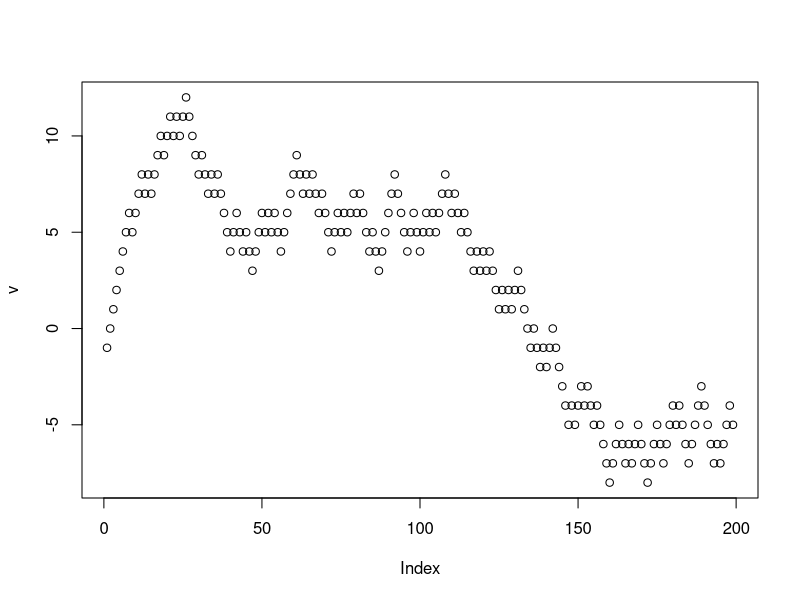
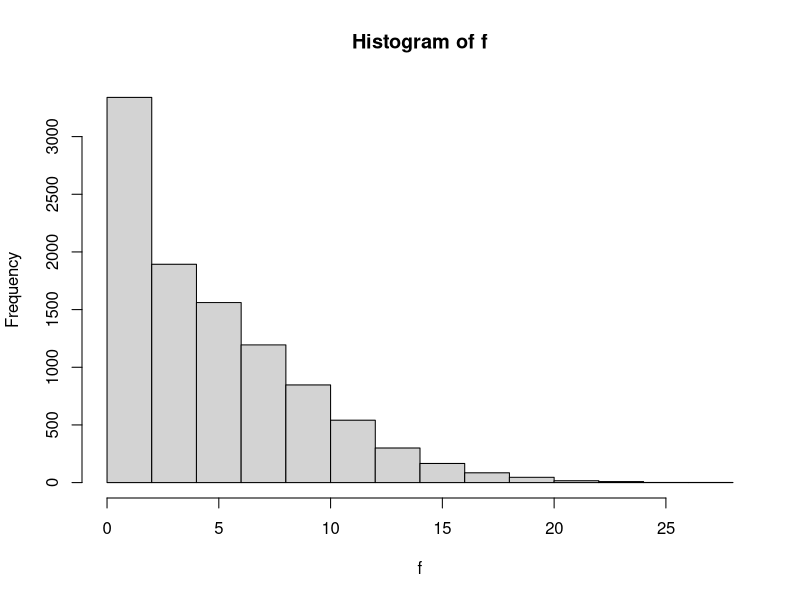

Source code (R) for these figures, in order: (Note: this script raises an error after producing the figures.)

# Q1 - Implemente uma função que calcula a probabilidade de haver r mudanças de sinal
# em 2n + 1 unidades de tempo.

q1 = function(n,r){
     resp = choose(2*n+1 , n+r+1)/(2^(2*n))
     # sendo choose uma funcao matematica relaconada
     # as funcoes beta e gamma; 
     cat(resp)
}
q1(1,1)

# Q2 - Implemente uma função que calcula a probabilidade do máximo de uma passeio
# aleatório de n passos ser r.

q2 = function(n,r){
     if(n < r){stop("n deve ser maior ou igual a r")}
     if((n+r)%%2 == 0){
     resp = choose(n, (n+r)/2)/(2^n)
     }else{
     resp = choose(n, (n+r+1)/2)/(2^n)
     }
     cat(resp)
}
q2(2,0)

# Q3 - Construa 10.000 replicações de um passeio aleatório de 199 passos, e guarde, para
# cada replicação, o número de trocas de sinal, o máximo atingido por cada passeio
# e o nímero de lados que o passeio ficou acima do eixo.

q3 = function(n,r){
     f  = c(NULL)
     c  = c(NULL)
     b  = c(NULL)
     for(i in 1:r){     
     # rodando os 1000 passeios
         a  = 0         
         # zerando para a contagem do proximo Passeio
         d  = 0         
         # zerando para a contagem do proximo Passeio
         v  = c(NULL)
         Sn = 0 
     for(j in 1:n){    
     # rodando Passeio de 199 passos
         m = runif(1)          
         # criando o passeio
         if(m < 0.5){Sn = Sn + 1}else{Sn = Sn - 1}
            v[j] = Sn
         if(j > 2){                                                           
         # um Passeio so pode mudar de sinal depois do 2 momento;
            if(v[j - 2] > 0 & v[j] < 0 || v[j - 2] < 0 & v[j] > 0){a = a + 1} 
            # contando o numero de troca de sinal de cada passeio;  
         }
         if(Sn > 0){d = d + 1}     
         # contando o numero de lados acima do eixo x de cada passeio
     }                                
       f[i] = a                 
       # armazenando o numero de troca de sinal de cada passeio         
       b[i] = max(v)            
       # armazenando o maior valor de cada passeio 
       c[i] = d                 
       # armazenando o numero de lados acima do eixo x   
     }
     cat("\nNumero de troca de sinais de cada Passeio:",f)
     cat("\n")
     cat("\nO maior valor de cada Passeio:",b)
     cat("\n")
     cat("\nO numero de lados de acima do eixo x de cada passeio:",c)
     plot(v)
}

q3(199,3)

# A - Construa um histograma com o número de trocas de sinal das 10.000 replicações.

q3a = function(n,r){
  f  = c(NULL)
  c  = c(NULL)
  b  = c(NULL)
  for(i in 1:r){    
    # rodando os 1000 passeios
    a = 0           
    # zerando para a contagem do proximo Passeio
    d = 0           
    # zerando para a contagem do proximo Passeio
    v = c(NULL)     
    # limpando o vetor v para armazenar o proximo Passeio
    Sn = 0          
    # zerando para a contagem do Sn do proximo Passeio
    for(j in 1:n){          
    # rodando Passeio de 199 passos
      m = runif(1)          
      # criando o passeio
      if(m < 0.5){Sn = Sn + 1}else{Sn = Sn - 1}
      v[j] = Sn
      if(j > 2){                                                           
      # um Passeio so pode mudar de sinal depois do 2 momento;
        if(v[j - 2] > 0 & v[j] < 0 || v[j - 2] < 0 & v[j] > 0){a = a + 1}  
        # contando o numero de troca de sinal de cada passeio;  
      }
      if(Sn > 0){d = d + 1}     
      # contando o numero de lados acima do eixo x de cada passeio
    }                                
    f[i] = a                    
    # armazenando o numero de troca de sinal de cada passeio         
    b[i] = max(v)               
    # armazenando o maior valor de cada passeio 
    c[i] = d                    
    # armazenando o n?mero de lados acima do eixo x   
  }
  cat("\nNumero de troca de sinais de cada Passeio:",f)
  cat("\n")
  cat("\nO maior valor de cada Passeio:",b)
  cat("\n")
  cat("\nO numero de lados de acima do eixo x de cada passeio:",c)
  hist(f)
}

q3a(199,10000)

# B

v1 = c(q1(199,1),q1(199,2),q1(199,3),q1(199,4),q1(199,5),
      q1(199,10),q1(199,20),q1(199,30),q1(199,40))
v2 = 
  
table(v1,v2)  
  
# C
q3c = function(n,r){
  f  = c(NULL)
  c  = c(NULL)
  b  = c(NULL)
  for(i in 1:r){    
  # rodando os 1000 passeios
    a = 0           
    # zerando para a contagem do proximo Passeio
    d = 0           
    # zerando para a contagem do proximo Passeio
    v = c(NULL)     
    # limpando o vetor v para armazenar o proximo Passeio
    Sn = 0          
    # zerando para a contagem do Sn do proximo Passeio
    for(j in 1:n){          
    # rodando Passeio de 199 passos
      m = runif(1)          
      # criando o passeio
      if(m < 0.5){Sn = Sn + 1}else{Sn = Sn - 1}
      v[j] = Sn
      if(j > 2){                                                           
      # um Passeio so pode mudar de sinal depois do 2 momento;
        if(v[j - 2] > 0 & v[j] < 0 || v[j - 2] < 0 & v[j] > 0){a = a + 1}  
        # contando o numero de troca de sinal de cada passeio;  
      }
      if(Sn > 0){d = d + 1}     
      # contando o numero de lados acima do eixo x de cada passeio
    }                                
    f[i] = a                    
    # armazenando o numero de troca de sinal de cada passeio         
    b[i] = max(v)               
    # armazenando o maior valor de cada passeio 
    c[i] = d                    
    # armazenando o n?mero de lados acima do eixo x   
  }
  cat("\nNumero de troca de sinais de cada Passeio:",f)
  cat("\n")
  cat("\nO maior valor de cada Passeio:",b)
  cat("\n")
  cat("\nO numero de lados de acima do eixo x de cada passeio:",c)
  hist(b)
}
q3c(199,1000)
  
# D 
w1 = c(q2(199,1),q2(199,2),q2(199,3),q2(199,4),q2(199,5),
       q2(199,10),q2(199,15),q2(199,20),q2(199,50),q2(199,100))

w2 = c()

# E 
q3e = function(n,r){
  f  = c(NULL)
  c  = c(NULL)
  b  = c(NULL)
  for(i in 1:r){    
  # rodando os 1000 passeios
    a = 0           
    # zerando para a contagem do proximo Passeio
    d = 0           
    # zerando para a contagem do proximo Passeio
    v = c(NULL)     
    # limpando o vetor v para armazenar o proximo Passeio
    Sn = 0          
    # zerando para a contagem do Sn do proximo Passeio
    for(j in 1:n){          
    # rodando Passeio de 199 passos
      m = runif(1)          
      # criando o passeio
      if(m < 0.5){Sn = Sn + 1}else{Sn = Sn - 1}
      v[j] = Sn
      if(j > 2){                                                           
      # um Passeio so pode mudar de sinal depois do 2 momento;
        if(v[j - 2] > 0 & v[j] < 0 || v[j - 2] < 0 & v[j] > 0){a = a + 1}  
        # contando o numero de troca de sinal de cada passeio;  
      }
      if(Sn > 0){d = d + 1}     
      # contando o numero de lados acima do eixo x de cada passeio
    }                                
    f[i] = a                    
    # armazenando o numero de troca de sinal de cada passeio         
    b[i] = max(v)               
    # armazenando o maior valor de cada passeio 
    c[i] = d                    
    # armazenando o numero de lados acima do eixo x   
  }
  cat("\nNumero de troca de sinais de cada Passeio:",f)
  cat("\n")
  cat("\nO maior valor de cada Passeio:",b)
  cat("\n")
  cat("\nO numero de lados de acima do eixo x de cada passeio:",c)
  hist(c)
}
q3e(199,1000)

# 4 - funcao  q constroi um P.A. em Z2, com n passos.
#     A fucao de ve retornar um grafico e o estado final; 

Q4 = function(n){
     x = 0
     y = 0
     v = c(NULL)
     z = c(NULL)
     v[1] = 0
     z[1] = 0
     for(i in 2:n){                       
     # começa com 2. pois o primeiro momento já esta em (0,0)
         m = runif(1)
         if(m<0.5){                       
         # se m < 0.5, se move na horizontal
            m=runif(1)                     
            if(m<0.5){x=x+1}else{x=x-1}   
            # se m < 0.5, se move para direita, senão, para a esquerda 
            v[i] = x
            if(i == 1){z[i] = 0}else      
            # a coordenada vertical se mantém
                      {z[i] = z[i-1]}
            }else{                        
            # se m > 0.5, se move na vertical 
            m=runif(1)  
            if(m<0.5){y=y+1}else{y=y-1}   
            # se m < 0.5, se move para cima, senão, para baixo
            z[i] = y
            if(i == 1){v[i] = 0}else      
            # a coordenada horizontal se mantém
                      {v[i] = v[i-1]}
     }}
     plot(v,z, type = "l")                
     # plotando o gráfico em linhas
}

Q4(1000)

# 5 - funcao que controi n replicacoes de um P.A. de n passos em Z2;
#     retorna um hisograma com a distancia de Sn a origem

Q5 = function(n,r){
     x  = 0
     y  = 0
     v  = c(NULL)
     z  = c(NULL)
     Sn = c(NULL)
     v[1]  = 0                      
     # similar ao passeio anterior
     z[1]  = 0
     for(j in 1:r){
     for(i in 2:n){
         m = runif(1)
         if(m<0.5){
         m=runif(1)
         if(m<0.5){x=x+1}else{x=x-1}
         v[i] = x
         if(i == 1){z[i] = 0}else
                   {z[i] = z[i-1]}
         }else{
         m=runif(1)  
         if(m<0.5){y=y+1}else{y=y-1} 
         z[i] = y
         if(i == 1){v[i] = 0}else
                   {v[i] = v[i-1]}
      }}
     Sn[j] = sqrt((v[n])^2) + sqrt((z[n])^2)   
     }
     hist(Sn)
}
Q5(1000,100)

# 6 - graf. estrela ate repetir um viz

q6 = function(r,n){
     m = c(NULL)     
     # vetor que contera os valores de runif;
     s = c(NULL)     
     # vetor que contera o maior valor de cada instervalo;
     c = c(NULL)
     for (i in 1:r){s[i] = i/r}
     for(j in 1:n){
     f = rep(0,r)     
     # vetor que contera os intervalos ao qual cada runif pertence;    
     for(i in 1:r){
         m[i] = runif(1)
         if(m[i]<0.5){f[i] = f[i] + 1}
         if(f[i] == 2)break}
     c[j] = sum(f)
     }                      
     # obs: os intervalos sao como os amigos e runif sao como as visitas;
      hist(c)
      cat("\nVetor com o maior valor de cada intervalo:",s)
      cat("\nVetor com os vizinhos que foram visitados:",f)
}

q6(3,1000)
q6(5,1000)
q6(10,1000)
q6(20,1000)
q6(100,1000)


# 7 - graf. estrela ata atingir tds os viz:

q7 = function(r,n){
     m = c(NULL)     
     # vetor que contera os valores de runif;
     s = c(NULL)     
     # vetor que contera o maior valor de cada instervalo;
     c = c(NULL)
     for (i in 1:r){
          s[i] = i/r
     }
     for(j in 1:n){
     f = rep(0,r)     
     # vetor que contera os intervalos ao qual cada runif pertence;    
     d = 1
     repeat{
         m[d] = runif(1)
         if(m[d] < .5){f[d] = f[d] + 1}
         if(f[d] == 2){f[d] = 1}
         d = d + 1
         if(sum(f) == r){break}}
     c[j] = sum(f)
     }                      
     # obs: os intervalos sao como os amigos e runif sao como as visitas;
      hist(c)
      cat("\nVetor com o maior valor de cada intervalo:",s)
#     cat("\nVetor com os vizinhos que foram visitados:",f)
}
q7(3,1000)
q7(5,1000)
q7(10,1000)
q7(20,1000)
q7(100,1000)

# 8 - P.A. circular:
q8 = function(r,n,p){
     c = 1                               
     # começando no primeiro vizinho (vizinho 1)
     f = rep(0,r)                        
     # vetor para guardar os vizinhos visitados
     for(i in 1:n){
         m = runif(1)
         if(m<p){c = c + 1}else{c = c - 1}    
         # pulando de vizinho em vizinho
         if(c > r){c = 1}                     
         # se maior que r, volta pro primeiro vizinho
         if(c == 0){c = r}                    
         # se menor que 1, vai para o último vizinho
         f[c] = f[c] + 1                      
         # avisando que tal vizinho foi vizitado
         if(f[c] == 2){f[c] = 1}              
         # anulando as segundas visitas
     }
     cat(sum(f))    
     # retornando o número de vizinhos visitados; (onde f[i] = 1)
}

q8(10,10,0.5)

# 9 - P.A. Ruína do Jogador
q9 = function(i,r,p){
     v = c(NULL)
     j = 1
     repeat{
           m = runif(1)
           if(m<p){i = i +1}else{i = i -1}   
           # se o jogador ganha ou perde
           v[j] = i                          
           # armazenando a informação
           j = j + 1                         
           # proseguindo com o passeio
           if(i == 0 || i == r)break         
           # se atingir 0 ou r, o jogador para;
           }
     cat("Sn:",i)
     plot(v)
}
q9(5,10,0.5)

# 10 - 1000 replicações da Ruína do Jogador

q10 = function(i,r,p,n){
     v = c(NULL)
     w = c(NULL)            
     j = 1
     q = 1
     for(g in 1:n){                  
     # similar ao código anterior, porém com n passeios aleatórios
     t = 0   
     repeat{                                  
           m = runif(1)
           if(m<p){i = i +1}else{i = i -1}
           v[j] = i
           j = j + 1
           if(i == 0){t = t + 1}
           if(i == 0 || i == r)break} 
     w[g] = t
     }
     resp1 = t/(j-1)
     resp2 = (j-1-t)/(j-1)
     table(resp1,resp2)
#    cat("Sn:",i)
#    plot(v)
}

q10(3,6,0.3,2)
q10(3,6,0.5,1000)
q10(3,6,0.7,1000)


